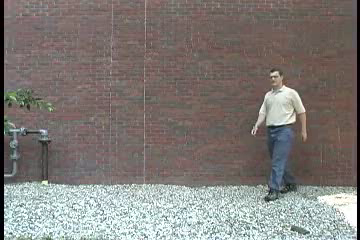
#> input picture track/src/test.png, 360 x 240 px
$ python hogdetect.py   (older library calls are emulated)
#> lines starting #> are read from the running program, lines starting #| are printed output that depends on the picture
'''
Created on 2014-5-18

@author: angelds
'''

import numpy as np
import numpy.linalg as ng
import cv2
import cv2.cv as cv
import matplotlib.pyplot as mp
import matplotlib.pyplot as plt
import scipy.ndimage as se
#from scipy.ndimage import filters
from skimage import data, color

#np.set_printoptions(threshold=np.nan)

im1=cv2.imread("test.png")
#> im1 is the input picture: shape (240, 360, 3); mean B, G, R 119.2, 122.9, 128.1
im = cv2.cvtColor(im1, cv2.COLOR_BGR2GRAY)
#i=np.maximum(im,1)

#print i
#im=cv2.imread("test.png")
nwin_x=3
nwin_y=3
bin=9               # number of histogram bins
l=im.shape[0]
#> l = 240
c=im.shape[1]
#> c = 360
h=np.zeros((nwin_x*nwin_y*bin,1),np.float64)
m=np.sqrt(l/2)
#> m = 10.95
step_x=np.floor(c/(nwin_x+1))
#> step_x = 90
step_y=np.floor(l/(nwin_y+1))
#> step_y = 60
cou=0
height, width= im.shape
#> height = 240; width = 360

#hx=np.tile(np.array([-1,0,1]).reshape(1,3), (height, 1))
#hy=np.tile(np.array([1,0,-1]).reshape(3,1), (1, width))

hx = np.array([-1,0,1]).reshape(1,3)
hy = np.array([1,0,-1]).reshape(3,1)

# [6 lines of commented-out code are left out]
gra_xr=np.zeros(im.shape)
gra_yu=np.zeros(im.shape)
for i in xrange(l):
    for j in xrange(c):         # row
        if (j == 0):
            gra_xr[i,j] = -1 * 0 + 0 * im[i,j] + 1 * im[i,j+1]
        elif (j == c-1):
            gra_xr[i,j] = -1 * im[i, j-1] + 0 * im[i,j] + 1 * 0
        else:
            gra_xr[i,j] = -1 * im[i, j-1] + 0 * im[i,j] + 1 * im[i,j+1]
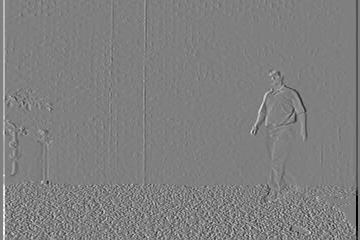
#> gra_xr: shape (240, 360) float64; min -255, max 255, mean 0; drawn with min black and max white

for i in xrange(l):
    for j in xrange(c):         # row
        if (i == 0):
            gra_yu[i,j] = 1 * 0 + 0 * im[i,j] - 1 * im[i+1,j]
        elif (i == l-1):
            gra_yu[i,j] = 1 * im[i-1,j] + 0 * im[i,j] - 1 * 0
        else:
            gra_yu[i,j] = 1 * im[i-1,j] + 0 * im[i,j] - 1 * im[i+1,j]
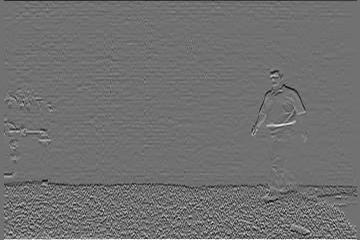
#> gra_yu: shape (240, 360) float64; min -203, max 255, mean -0.4; drawn with min black and max white


# [12 lines of commented-out code are left out]
angles=np.arctan2(gra_yu,gra_xr)
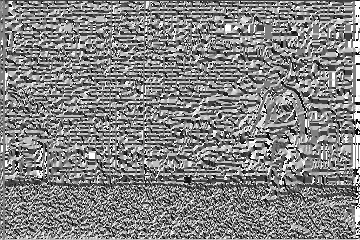
#> angles: shape (240, 360) float64; min -3.14, max 3.14, mean 0.102; drawn with min black and max white
magnit=np.sqrt(np.square(gra_yu)+np.square(gra_xr));
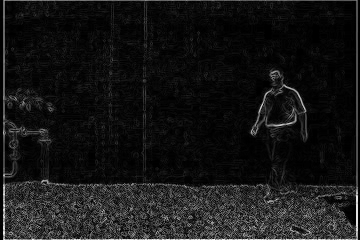
#> magnit: shape (240, 360) float64; min 0, max 279.1, mean 24.5; drawn with min black and max white
K=0
for n in xrange(nwin_y):
    for m in xrange(nwin_x):
        cou=cou+1
#> (the run stopped early here; a loop or call above may not have finished)
